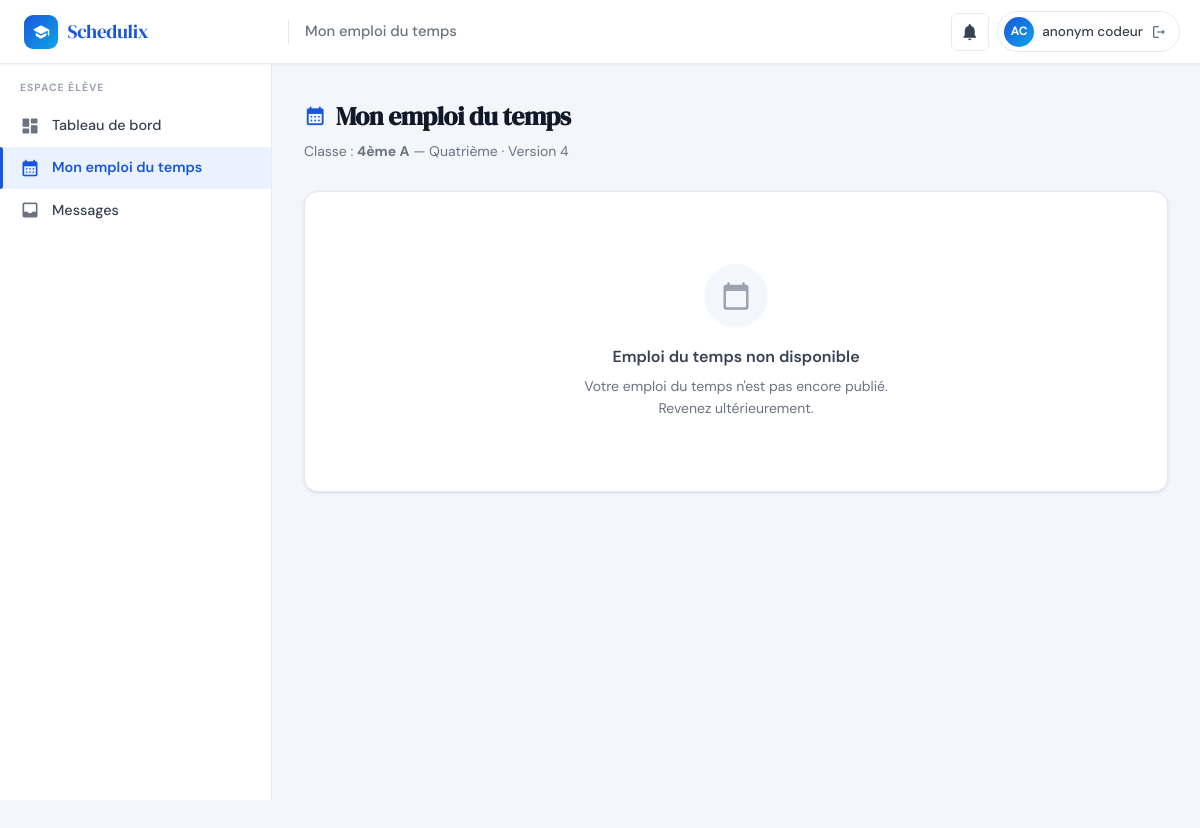
Page /eleve/emploi_du_temps.php (signed in) on the earlier database version.
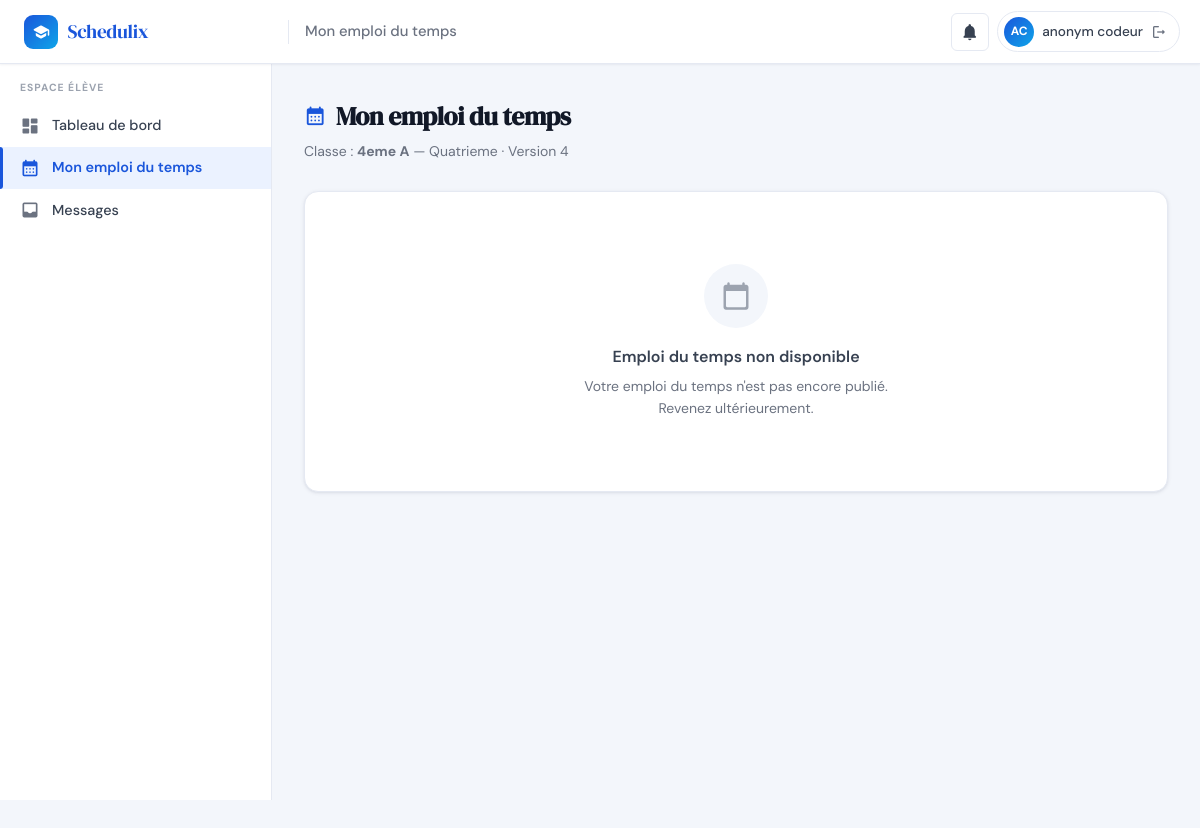
Same page on the later database version.
### tables this page shows
CREATE TABLE IF NOT EXISTS `classes` (
  `id`        INT(11)      NOT NULL AUTO_INCREMENT,
  `nom`       VARCHAR(100) NOT NULL,
  `niveau` VARCHAR(50) NOT NULL DEFAULT 'Troisieme',
  `capacite`  INT(11)      NOT NULL DEFAULT 30,
  `id_niveau` INT(11)      DEFAULT NULL,
  PRIMARY KEY (`id`),
  UNIQUE KEY `uq_classe_nom` (`nom`),
  KEY `fk_classe_niveau` (`id_niveau`),
  CONSTRAINT `fk_classe_niveau`
    FOREIGN KEY (`id_niveau`) REFERENCES `niveaux` (`id`) ON DELETE SET NULL
);

CREATE TABLE IF NOT EXISTS `niveaux` (
  `id`          INT(11)       NOT NULL AUTO_INCREMENT,
  `nom`         VARCHAR(50)   NOT NULL,
  `ordre`       INT(11)       NOT NULL DEFAULT 0,
  `description` VARCHAR(255)  DEFAULT NULL,
  PRIMARY KEY (`id`),
  UNIQUE KEY `uq_niveau_nom` (`nom`)
);

### includes/functions.php (called while the page is built, shortened)
<?php
require_once __DIR__ . '/db.php';
function h(string $str): string {
    return htmlspecialchars($str, ENT_QUOTES, 'UTF-8');
}
function getCurrentVersion(): int {
    $row = getDB()->query('SELECT MAX(version) AS v FROM emplois_du_temps')->fetch();
    return $row ? (int)($row['v'] ?? 0) : 0;
}

### includes/db.php (called while the page is built, shortened)
<?php
function getDB(): PDO {
    static $pdo = null;
    if ($pdo === null) {
        $dsn = 'mysql:host=' . DB_HOST . ';dbname=' . DB_NAME . ';charset=' . DB_CHARSET;
        $options = [
            PDO::ATTR_ERRMODE            => PDO::ERRMODE_EXCEPTION,
            PDO::ATTR_DEFAULT_FETCH_MODE => PDO::FETCH_ASSOC,
            PDO::ATTR_EMULATE_PREPARES   => false,
        ];
        try {
            $pdo = new PDO($dsn, DB_USER, DB_PASS, $options);
        } catch (PDOException $e) {
            http_response_code(500);
            $msg = (getenv('APP_ENV') === 'production')
                ? 'Service temporairement indisponible.'
                : 'Connexion BDD impossible : ' . $e->getMessage();
            die(json_encode(['error' => $msg]));
        }
    }
    return $pdo;
}

### includes/auth.php (called while the page is built, shortened)
<?php
function isLoggedIn(): bool {
    return !empty($_SESSION['user_id']);
}
function getCurrentUser(): ?array {
    static $user = null;
    if ($user === null) {
        $stmt = getDB()->prepare('SELECT * FROM utilisateurs WHERE id=? AND statut="actif" LIMIT 1');
        $stmt->execute([$_SESSION['user_id']]);
        $user = $stmt->fetch() ?: null;
    }
    return $user;
}

### eleve/emploi_du_temps.php (the view, shortened to what this page needs)
<?php
require_once __DIR__ . '/../includes/db.php';
require_once __DIR__ . '/../includes/auth.php';
require_once __DIR__ . '/../includes/functions.php';
$currentUser = getCurrentUser();
$pdo = getDB();
$idClasse = $currentUser['id_classe'] ?? 0;
$version  = getCurrentVersion();
if ($idClasse) {
    $s = $pdo->prepare('SELECT c.*, n.nom AS niveau_nom FROM classes c LEFT JOIN niveaux n ON n.id=c.id_niveau WHERE c.id=? LIMIT 1');
    $s->execute([$idClasse]);
    $classe = $s->fetch();
}
$rows = [];
if ($idClasse && $version > 0) {
    $stmt = $pdo->prepare("
        SELECT e.*, m.nom AS mat_nom, m.couleur_hex,
               s.nom AS salle_nom,
               u.nom AS prof_nom, u.prenom AS prof_prenom,
               c.jour, c.heure_debut, c.heure_fin
        FROM emplois_du_temps e
        JOIN matieres m     ON m.id=e.id_matiere
        JOIN salles s       ON s.id=e.id_salle
        JOIN utilisateurs u ON u.id=e.id_professeur
        JOIN creneaux c     ON c.id=e.id_creneau
        WHERE e.version=? AND e.id_classe=? AND e.statut IN ('valide','confirme')
        ORDER BY c.heure_debut
    ");
    $stmt->execute([$version, $idClasse]);
    $rows = $stmt->fetchAll();
}
include __DIR__ . '/../includes/header.php';
include __DIR__ . '/../includes/sidebar_eleve.php';
?>
<div class="main-content">
  <div class="page-header no-print">
    <div class="page-header-left">
      <h1 class="page-title"><span class="material-icons-round">calendar_month</span> Mon emploi du temps</h1>
      <p class="page-subtitle">
        <?php if ($classe): ?>Classe : <strong><?= h($classe['nom']) ?></strong>
          <?php if (!empty($classe['niveau_nom'])): ?> — <?= h($classe['niveau_nom']) ?><?php endif; ?>
        <?php else: ?>Aucune classe assignée<?php endif; ?>
        <?php if ($version > 0): ?> · Version <?= $version ?><?php endif; ?>
      </p>
    </div>
  </div>
  <?php if (!$idClasse): ?>
  <div class="alert alert-warning no-print">
    <span class="material-icons-round">warning</span>
    <div class="alert-content"><strong>Classe non assignée.</strong> Contactez votre administrateur.</div>
  </div>
  <?php elseif (empty($rows)): ?>
  <div class="card no-print"><div class="card-body">
    <div class="empty-state">
      <div class="empty-state-icon"><span class="material-icons-round">calendar_today</span></div>
      <h3>Emploi du temps non disponible</h3>
      <p>Votre emploi du temps n'est pas encore publié. Revenez ultérieurement.</p>
    </div>
  </div></div>
  <?php endif; ?>
</div>
</body>
</html>

Differences in the rows shown:
changed classes: nom "4ème A" → "4eme A"; id_niveau.nom "Quatrième" → "Quatrieme"
